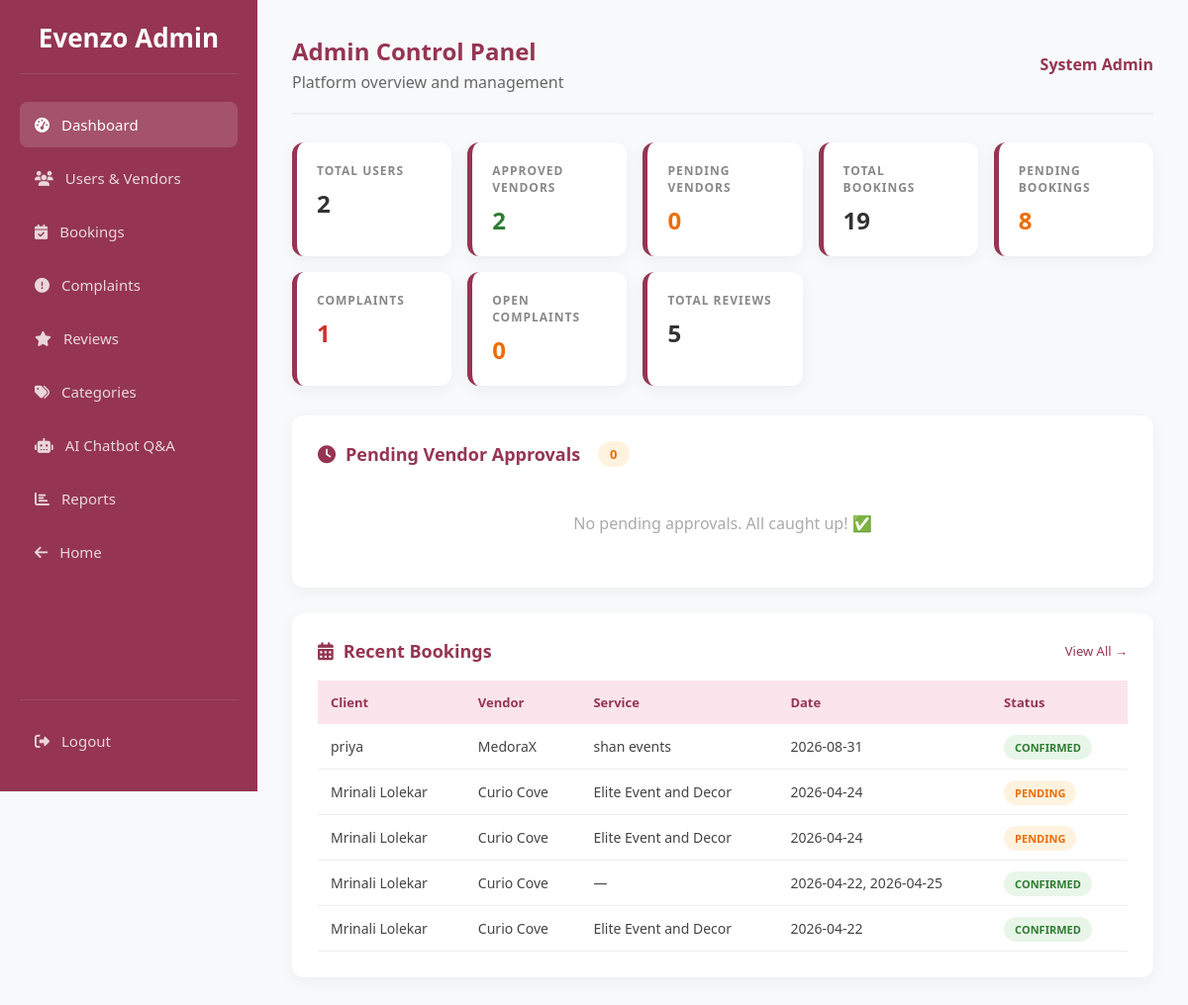
Page /admin_dashboard (signed in) on the committed database.
### tables this page shows
CREATE TABLE bookings (
            id INTEGER PRIMARY KEY AUTOINCREMENT,
            client_id INTEGER NOT NULL,
            manager_id INTEGER NOT NULL,
            service_id INTEGER,
            event_date DATE NOT NULL,
            status TEXT DEFAULT 'pending', -- pending, confirmed, rejected
            total_amount REAL,
            payment_status TEXT DEFAULT 'unpaid',
            created_at TIMESTAMP DEFAULT CURRENT_TIMESTAMP, client_phone TEXT, client_message TEXT, selected_package TEXT, event_location TEXT, cancelled_by TEXT, cancel_reason TEXT,
            FOREIGN KEY (client_id) REFERENCES users (id),
            FOREIGN KEY (manager_id) REFERENCES users (id),
            FOREIGN KEY (service_id) REFERENCES services (id)
        );

CREATE TABLE users (
            id INTEGER PRIMARY KEY AUTOINCREMENT,
            full_name TEXT NOT NULL,
            email TEXT UNIQUE NOT NULL,
            password TEXT NOT NULL,
            role TEXT CHECK(role IN ('user', 'admin', 'eventmanager')) NOT NULL,
            is_approved INTEGER DEFAULT 0, -- 0=Pending, 1=Approved by Admin
            created_at TIMESTAMP DEFAULT CURRENT_TIMESTAMP
        , reset_otp TEXT, is_active INTEGER DEFAULT 1);

CREATE TABLE manager_profiles (
            id INTEGER PRIMARY KEY AUTOINCREMENT,
            user_id INTEGER NOT NULL,
            business_name TEXT NOT NULL,
            phone TEXT NOT NULL,
            license_path TEXT, -- Path to uploaded JPEG/PDF license
            bio TEXT,
            base_price REAL DEFAULT 0.0,
            rating REAL DEFAULT 0.0, profile_pic TEXT, location TEXT, -- For the "Ratings/Reviews system"
            FOREIGN KEY (user_id) REFERENCES users (id) ON DELETE CASCADE
        );

CREATE TABLE services (
                id INTEGER PRIMARY KEY AUTOINCREMENT,
                manager_id INTEGER NOT NULL,
                category TEXT,
                service_name TEXT NOT NULL,
                service_location TEXT,       
                services_offered TEXT,       
                experience_years INTEGER,    
                pricing TEXT,                
                images TEXT,                 
                description TEXT, unavailable_dates TEXT, pkg_basic_name TEXT DEFAULT 'Basic (Silver)', pkg_basic_price REAL DEFAULT 0.0, pkg_basic_desc TEXT, pkg_premium_name TEXT DEFAULT 'Premium (Gold)', pkg_premium_price REAL DEFAULT 0.0, pkg_premium_desc TEXT, pkg_luxury_name TEXT DEFAULT 'Luxury (Platinum)', pkg_luxury_price REAL DEFAULT 0.0, pkg_luxury_desc TEXT, package_tier TEXT DEFAULT 'Standard', is_active INTEGER DEFAULT 1,
                FOREIGN KEY (manager_id) REFERENCES users (id) ON DELETE CASCADE
            );

### app.py (the view)
@app.route('/admin_dashboard')
def admin_dashboard():
    if 'user_id' not in session or session['role'] != 'admin':
        return redirect(url_for('index'))
    conn = get_db_connection()
    pending_managers = conn.execute('''
        SELECT u.id, u.full_name, u.email, u.created_at,
               m.business_name, m.phone, m.license_path
        FROM users u JOIN manager_profiles m ON u.id = m.user_id
        WHERE u.role='eventmanager' AND u.is_approved=0
        ORDER BY u.created_at DESC
    ''').fetchall()
    stats = {}
    stats['total_users']      = conn.execute("SELECT COUNT(*) FROM users WHERE role='user'").fetchone()[0]
    stats['total_vendors']    = conn.execute("SELECT COUNT(*) FROM users WHERE role='eventmanager' AND is_approved=1").fetchone()[0]
    stats['pending_vendors']  = conn.execute("SELECT COUNT(*) FROM users WHERE role='eventmanager' AND is_approved=0").fetchone()[0]
    stats['total_bookings']   = conn.execute("SELECT COUNT(*) FROM bookings").fetchone()[0]
    stats['pending_bookings'] = conn.execute("SELECT COUNT(*) FROM bookings WHERE status='pending'").fetchone()[0]
    stats['confirmed_bookings']= conn.execute("SELECT COUNT(*) FROM bookings WHERE status='confirmed'").fetchone()[0]
    stats['completed_bookings']= conn.execute("SELECT COUNT(*) FROM bookings WHERE status='completed'").fetchone()[0]
    stats['total_complaints'] = conn.execute("SELECT COUNT(*) FROM complaints").fetchone()[0]
    stats['pending_complaints']= conn.execute("SELECT COUNT(*) FROM complaints WHERE status='pending'").fetchone()[0]
    stats['total_reviews']    = conn.execute("SELECT COUNT(*) FROM reviews").fetchone()[0]
    recent_bookings = conn.execute('''
        SELECT b.*, u.full_name as client_name, m.business_name, s.service_name
        FROM bookings b
        JOIN users u ON b.client_id=u.id
        JOIN manager_profiles m ON b.manager_id=m.user_id
        LEFT JOIN services s ON b.service_id=s.id
        ORDER BY b.created_at DESC LIMIT 10
    ''').fetchall()
    notifs = conn.execute(
        "SELECT * FROM notifications WHERE user_id=? ORDER BY created_at DESC LIMIT 20",
        (session['user_id'],)
    ).fetchall()
    unread_count = sum(1 for n in notifs if not n['is_read'])
    conn.close()
    return render_template('admin_dashboard.html',
        pending_managers=pending_managers, stats=stats,
        recent_bookings=recent_bookings,
        notifications=notifs, unread_count=unread_count)

### app.py (called while the page is built)
def get_db_connection():
    conn = sqlite3.connect('database.db', timeout=10)
    conn.row_factory = sqlite3.Row
    conn.execute("PRAGMA foreign_keys = ON")
    return conn

### frontend/templates/admin_dashboard.html (shortened to what this page needs)
<!DOCTYPE html>
<html lang="en">
<head>
<link rel="stylesheet" href="https://cdnjs.cloudflare.com/ajax/libs/font-awesome/6.4.0/css/all.min.css">
</head>
<body>
<div class="sidebar">
  <div class="logo">Evenzo Admin</div>
  <nav>
    <a class="nav-item active" href="{{ url_for('admin_dashboard') }}"><i class="fas fa-tachometer-alt"></i> Dashboard</a>
    <a class="nav-item" href="{{ url_for('admin_users') }}"><i class="fas fa-users"></i> Users & Vendors</a>
    <a class="nav-item" href="{{ url_for('admin_bookings') }}"><i class="fas fa-calendar-check"></i> Bookings</a>
    <a class="nav-item" href="{{ url_for('admin_complaints') }}"><i class="fas fa-exclamation-circle"></i> Complaints</a>
    <a class="nav-item" href="{{ url_for('admin_reviews') }}"><i class="fas fa-star"></i> Reviews</a>
    <a class="nav-item" href="{{ url_for('admin_categories') }}"><i class="fas fa-tags"></i> Categories</a>
    <a class="nav-item" href="{{ url_for('admin_chatbot') }}"><i class="fas fa-robot"></i> AI Chatbot Q&A</a>
    <a class="nav-item" href="{{ url_for('admin_reports') }}"><i class="fas fa-chart-bar"></i> Reports</a>
    <a class="nav-item" href="{{ url_for('index') }}"><i class="fas fa-arrow-left"></i> Home</a>
  </nav>
  <div class="logout-box">
    <a class="nav-item" href="{{ url_for('logout') }}"><i class="fas fa-sign-out-alt"></i> Logout</a>
  </div>
</div>
<div class="main">
  <div class="topbar">
    <div class="welcome"><h1>Admin Control Panel</h1><p>Platform overview and management</p></div>
    <span style="font-weight:600;color:var(--primary)">{{ session.user_name }}</span>
  </div>
  <div class="stats">
    <div class="stat-card" onclick="location.href='{{ url_for('admin_users') }}'">
      <h3>Total Users</h3><div class="val">{{ stats.total_users }}</div>
    </div>
    <div class="stat-card" onclick="location.href='{{ url_for('admin_users') }}?role=eventmanager'">
      <h3>Approved Vendors</h3><div class="val" style="color:#2e7d32">{{ stats.total_vendors }}</div>
    </div>
    <div class="stat-card">
      <h3>Pending Vendors</h3><div class="val" style="color:#ef6c00">{{ stats.pending_vendors }}</div>
    </div>
    <div class="stat-card" onclick="location.href='{{ url_for('admin_bookings') }}'">
      <h3>Total Bookings</h3><div class="val">{{ stats.total_bookings }}</div>
    </div>
    <div class="stat-card" onclick="location.href='{{ url_for('admin_bookings') }}?status=pending'">
      <h3>Pending Bookings</h3><div class="val" style="color:#ef6c00">{{ stats.pending_bookings }}</div>
    </div>
    <div class="stat-card" onclick="location.href='{{ url_for('admin_complaints') }}'">
      <h3>Complaints</h3><div class="val" style="color:#d32f2f">{{ stats.total_complaints }}</div>
    </div>
    <div class="stat-card" onclick="location.href='{{ url_for('admin_complaints') }}?status=pending'">
      <h3>Open Complaints</h3><div class="val" style="color:#ef6c00">{{ stats.pending_complaints }}</div>
    </div>
    <div class="stat-card" onclick="location.href='{{ url_for('admin_reviews') }}'">
      <h3>Total Reviews</h3><div class="val">{{ stats.total_reviews }}</div>
    </div>
  </div>
  <div class="card">
    <h2><i class="fas fa-clock"></i> Pending Vendor Approvals
      <span style="background:#fff3e0;color:#ef6c00;padding:4px 12px;border-radius:20px;font-size:13px;font-weight:bold;margin-left:8px">{{ pending_managers|length }}</span>
    </h2>
    {% if pending_managers %}
    <div style="overflow-x:auto">
    <table><thead><tr><th>Name</th><th>Business</th><th>Email</th><th>Applied</th><th>Actions</th></tr></thead><tbody>
    {% for m in pending_managers %}
    <tr>
      <td><strong>{{ m.full_name }}</strong></td>
      <td>{{ m.business_name }}</td>
      <td>{{ m.email }}</td>
      <td>{{ m.created_at[:10] if m.created_at else '—' }}</td>
      <td>
        <button class="btn btn-view btn-sm" onclick="openDetails({{ m.id|tojson }},{{ m.full_name|tojson }},{{ m.email|tojson }},{{ m.business_name|tojson }},{{ m.phone|tojson }},{{ m.license_path|tojson }})"><i class="fas fa-eye"></i> View</button>
        <button class="btn btn-approve btn-sm" onclick="openAction({{ m.id }},'approve')"><i class="fas fa-check"></i> Approve</button>
        <button class="btn btn-reject btn-sm" onclick="openAction({{ m.id }},'reject')"><i class="fas fa-times"></i> Reject</button>
      </td>
    </tr>
    {% endfor %}
    </tbody></table></div>
    {% else %}
    <p style="text-align:center;color:#aaa;padding:28px">No pending approvals. All caught up! ✅</p>
    {% endif %}
  </div>
  <div class="card">
    <h2><i class="fas fa-calendar-alt"></i> Recent Bookings <a href="{{ url_for('admin_bookings') }}" style="font-size:13px;color:var(--primary);text-decoration:none;margin-left:auto;font-weight:normal">View All →</a></h2>
    {% if recent_bookings %}
    <div style="overflow-x:auto">
    <table><thead><tr><th>Client</th><th>Vendor</th><th>Service</th><th>Date</th><th>Status</th></tr></thead><tbody>
    {% for b in recent_bookings %}
    <tr>
      <td>{{ b.client_name }}</td>
      <td>{{ b.business_name }}</td>
      <td>{{ b.service_name or '—' }}</td>
      <td>{{ b.event_date }}</td>
      <td><span class="badge badge-{{ b.status }}">{{ b.status }}</span></td>
    </tr>
    {% endfor %}
    </tbody></table></div>
    {% else %}
    <p style="text-align:center;color:#aaa;padding:28px">No bookings yet.</p>
    {% endif %}
  </div>
</div>
</body>
</html>

### frontend/templates/admin_dashboard.html (style rules this page uses)
:root { --primary:#953553;--bg:#f8f9fa;--sw:260px }
* { margin:0;padding:0;box-sizing:border-box;font-family:'Segoe UI',sans-serif }
body { background:var(--bg);display:flex;min-height:100vh }
.sidebar { width:var(--sw);background:var(--primary);height:100vh;position:fixed;left:0;top:0;color:#fff;padding:20px;display:flex;flex-direction:column;z-index:1000;overflow-y:auto }
.sidebar .logo { font-size:26px;font-weight:bold;text-align:center;border-bottom:1px solid rgba(255,255,255,.1);padding-bottom:18px;margin-bottom:28px }
.nav-item { padding:13px 15px;margin-bottom:8px;border-radius:8px;display:flex;align-items:center;gap:12px;color:rgba(255,255,255,.8);text-decoration:none;transition:.3s;font-size:15px }
.nav-item:hover,.nav-item.active { background:rgba(255,255,255,.15);color:#fff }
.logout-box { margin-top:auto;padding-top:18px;border-top:1px solid rgba(255,255,255,.1) }
.main { margin-left:var(--sw);width:calc(100% - var(--sw));padding:35px;min-height:100vh }
.topbar { display:flex;justify-content:space-between;align-items:center;margin-bottom:28px;padding-bottom:20px;border-bottom:2px solid #eee }
.welcome h1 { color:var(--primary);font-size:24px }
.welcome p { color:#666;margin-top:4px }
.stats { display:grid;grid-template-columns:repeat(auto-fit,minmax(160px,1fr));gap:16px;margin-bottom:30px }
.stat-card { background:#fff;padding:20px;border-radius:12px;box-shadow:0 4px 15px rgba(0,0,0,.05);border-left:5px solid var(--primary);cursor:pointer;transition:.2s }
.stat-card h3 { font-size:12px;color:#888;text-transform:uppercase;letter-spacing:1px;margin-bottom:8px }
.stat-card .val { font-size:24px;font-weight:bold;color:#333 }
.card { background:#fff;border-radius:12px;padding:26px;box-shadow:0 4px 15px rgba(0,0,0,.05);margin-bottom:26px }
.card h2 { color:var(--primary);margin-bottom:18px;font-size:18px;display:flex;align-items:center;gap:10px }
table { width:100%;border-collapse:collapse }
th { text-align:left;padding:13px;background:#fce4ec;color:var(--primary);font-size:13px }
td { padding:13px;border-bottom:1px solid #eee;font-size:14px;color:#444;vertical-align:middle }
.badge { padding:5px 11px;border-radius:20px;font-size:11px;font-weight:bold;text-transform:uppercase }
.badge-pending { background:#fff3e0;color:#ef6c00 }
.badge-approved,.badge-confirmed,.badge-active { background:#e8f5e9;color:#2e7d32 }

### rows in the picture
bookings: client_name "priya", business_name "MedoraX", service_name "shan events", event_date "2026-08-31", status "CONFIRMED"
bookings: client_name "Mrinali Lolekar", business_name "Curio Cove", service_name "Elite Event and Decor", event_date "2026-04-24", status "PENDING"
bookings: client_name "Mrinali Lolekar", business_name "Curio Cove", service_name "Elite Event and Decor", event_date "2026-04-24", status "PENDING"
bookings: client_name "Mrinali Lolekar", business_name "Curio Cove", service_name "—", event_date "2026-04-22, 2026-04-25", status "CONFIRMED"
bookings: client_name "Mrinali Lolekar", business_name "Curio Cove", service_name "Elite Event and Decor", event_date "2026-04-22", status "CONFIRMED"

### other values in the picture
{{ session.user_name }} "System Admin"
{{ stats.total_users }} "2"
{{ stats.total_vendors }} "2"
{{ stats.pending_vendors }} "0"
{{ stats.total_bookings }} "19"
{{ stats.pending_bookings }} "8"
{{ stats.total_complaints }} "1"
{{ stats.pending_complaints }} "0"
{{ stats.total_reviews }} "5"
{{ pending_managers|length }} "0"
